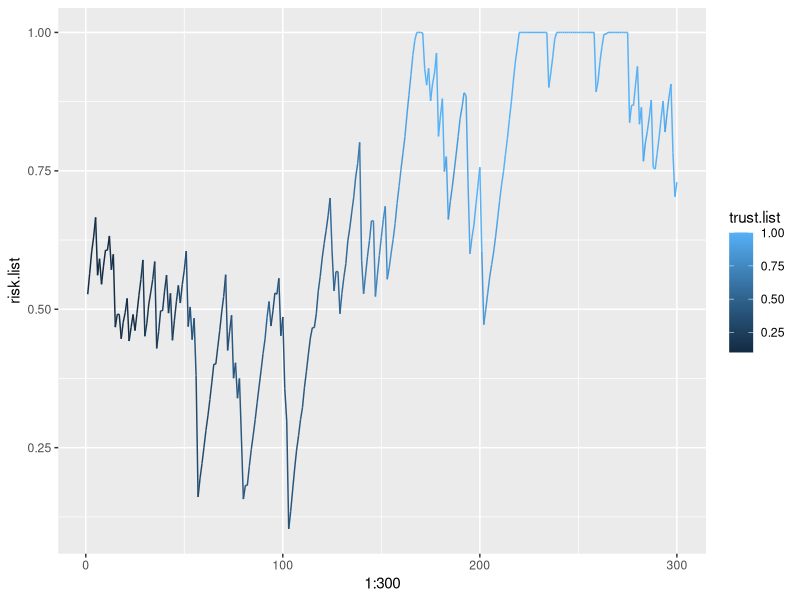
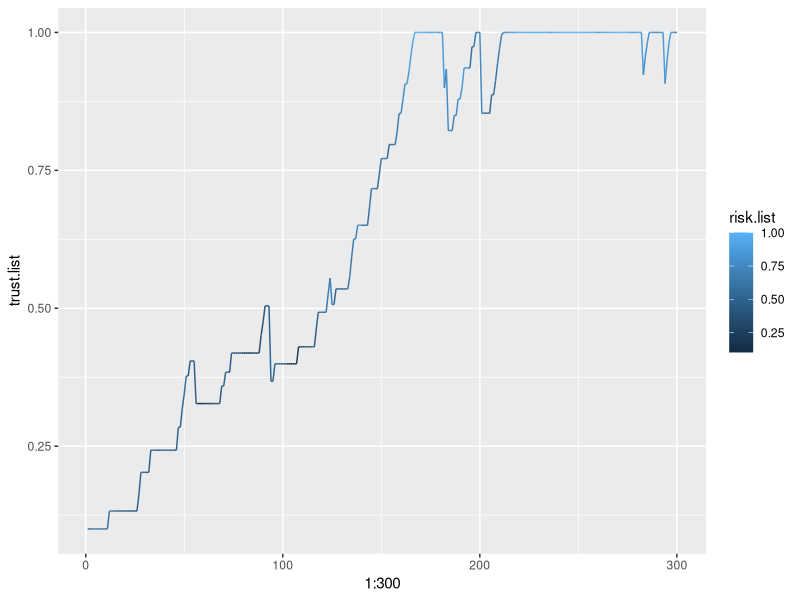

The R script that drew these images, in order: (Note: this script raises an error after producing the figures.)
library(ggplot2)
library(DEoptim)

# Initialize the whole deck of cards
whole.deck <- c(2,2,2,2,3,3,3,3,4,4,4,4,5,5,5,5,6,6,6,6,7,7,7,7,8,8,8,8,9,9,9,9,10,10,10,10)
cards.left <- whole.deck

risk <- 0.5
risk.list <- c()
trust <- 0.1
trust.list <- c()
agree.count <- 0
hand <- 0
total.score <- 0
stop <- FALSE
fails <- 0
stop.list <- c()
experience.trust <- 0.03
experience.level <- 0

# Draws the initial hand of 2 cards
initial.hand <- function(){
  start.ids <- sample(1:36, 2, replace= FALSE)
  start.hand <- cards.left[start.ids]
  cards.left <<- cards.left[-start.ids]
  hand <<- sum(start.hand)
}

# Draws one card from the deck and adds it to your hand
draw <- function() {
  next.id <- sample(1:length(cards.left), 1, replace= FALSE)
  hand <<- hand + cards.left[next.id]
  cards.left <<- cards.left[-next.id]
}

# Plays a single round of 21
play.round <- function() {
  initial.hand()
  advice.taken <- FALSE
  # While hand is not over 21 and you haven't stopped
  while((hand<21) && (stop==FALSE)) {
    # If hand is less than 11 draw another card, unless...
    if (hand<11){
      # If the other agent tells you to stop even though it's safe, and you agree, stop
      bad.advice <- rbinom(1, 1, 0.1)
      if(trust>1){
        trust <<- 1
      }
      if(trust<0){
        trust <<- 0
      }
      agree <- rbinom(1, 1, trust)
      if((bad.advice== 1)&&(agree==1)){
        stop <<- TRUE
        agree.count <<- agree.count + 1
        advice.taken <- TRUE
      }
      # Otherwise draw another card
      if((bad.advice==0) || (agree==0)){
        draw()
      }
    }
    # Generate a number based on the risk factor. 1 means draw, 0 means stop
    if(risk>1){
      risk <<- 1
    }
    if(risk<0){
      risk <<- 0
    }
    risk.huh <- rbinom(1, 1, risk)
    # Predicts whether it's safe to draw or not
    good.advice <- rbinom(1, 1, 0.3)
    # If you agree to draw, draw
    if ((risk.huh == 1)&&(good.advice==1)){
      draw()
    }
    # If you agree to stop, stop
    if ((risk.huh == 0)&&(good.advice==0)){
      stop <<- TRUE
    }
    # If you want to draw and it says stop:
    if((risk.huh==1)&&(good.advice==0)){
      if(trust>1){
        trust <<- 1
      }
      if(trust<0){
        trust <<- 0
      }
      agree <- rbinom(1, 1, trust)
      if(agree==1){
        stop <<- TRUE
        agree.count <<- agree.count + 1
        advice.taken <- TRUE
      }
      if(agree==0){
        draw()
      }
    }
    # If you want to stop and it says draw:
    if((risk.huh==0)&&(good.advice==1)){
      if(trust>1){
        trust <<- 1
      }
      if(trust<0){
        trust <<- 0
      }
      agree <- rbinom(1, 1, trust)
      if(agree==1){
        draw()
        agree.count <<- agree.count + 1
        advice.taken <- TRUE
      }
      if(agree==0){
        stop <<- TRUE
      }
    }
  }
  # If you stop and hand is below 22, add hand score to total score
  if((stop == TRUE)&& (hand<22)){
    total.score <<- total.score + hand
    stop.list <<- c(stop.list, hand)
    # The risk factor gets a little higher
    risk <<- risk + rnorm(1, mean=.03, sd = 0.005)
    if(risk>1){
      risk <<- 1
    }
    if(advice.taken==TRUE){
      trust <<- trust + rnorm(1, mean=experience.trust, sd = 0.005)
      if(trust>1){
        trust <<- 1
      }
    }
  }
  # If you exceed 21, no points are added to total score, and fail count increases
  if(hand>21){
    fails <<- fails + 1
    # Risk factor decreases
    risk <<- risk - rnorm(1, mean=.1, sd = 0.05)
    if(risk<0){
      risk <<- 0
    }
    if(advice.taken==TRUE){
      trust <<- trust - rnorm(1, mean=.1, sd = 0.05)
      if(trust<0){
        trust <<- 0
      }
    }
  }
  # Reset settings to a new round
  hand <<- 0
  cards.left <<- whole.deck
  stop <<- FALSE
  advice.taken <- FALSE
  # Keep track of the risk over time
  risk.list <<- c(risk.list, risk)
  trust.list <<- c(trust.list, trust)
}

experience.levels <- c()
risks <- c()
trusts <- c()
total.scores <- c()

# Play a bunch of rounds and return risk, fails, final score, and avg stop value from stop list
run.bunch <- function(n){
  # Determines whether participant is in high or low exerience condition
  experience.level <<- rbinom(1, 1, 0.5)
  # If they think the second agent has high experience, they trust the successes more and start with higher trust
  if(experience.level==1){
    experience.trust <<- 0.06
    trust <<- 0.3
  }
  # If they think the second agent has low experience, they trust the successes less and start with lower trust
  if(experience.level==0){
    experience.trust <<- 0.03
    trust <<- 0.1
  }
  for (i in 1:n){
    play.round()
  }
  #print("experience level: (1 is high, 0 is low)")
  #print(experience.level)
  #print("risk:")
  #print(risk)
  #print("number of fails: ")
  #print(fails)
  #print("total score:")
  #print(total.score)
  #print("average stopping point of success:")
  #print(mean(stop.list))
  
  experience.levels <<- c(experience.levels, experience.level)
  risks <<- c(risks, risk)
  trusts <<- c(trusts, trust)
  total.scores <<- c(total.scores, total.score)
}

# Run 300 rounds with 1 person
run.bunch(300)
experience.levels <<- c()
risks <<- c()
trusts <<- c()
total.scores <<- c()
scores.over.time <<- data.frame(risk.list, trust.list)
# See that person's risk factor over the 300 rounds with trust as a color
ggplot(scores.over.time, aes(x=1:300, y=risk.list, color=trust.list))+
  geom_line()
# Trust factor with risk as a color:
ggplot(scores.over.time, aes(x=1:300, y=trust.list, color=risk.list))+
  geom_line()


# generate data for a bunch of participants after 100 trials each (final risk, final trust, final score, category)
replicate(100, {run.bunch(50)})
# Generated data
gen.data <<- data.frame(experience.levels, risks, trusts, total.scores)

# see whether the model can predict which category the data comes from

rmse.from.models <- function(params) {
  risk <<- params[1]
  trust <<- params[2]
  new.data <- replicate(1000, {run.bunch(50)})
  
  rmse.squares <- (new.data-gen.data)^2
  rmse <- sqrt(mean(rmse.squares))
  return(rmse)
}

pars <- c(0.5,0.5)
optim.result <- optim(pars, rmse.from.models, method="Nelder-Mead")

deoptim.result <- DEoptim(rmse.from.models, c(0,0), c(1,1))
deoptim.result$par
deoptim.result$val
